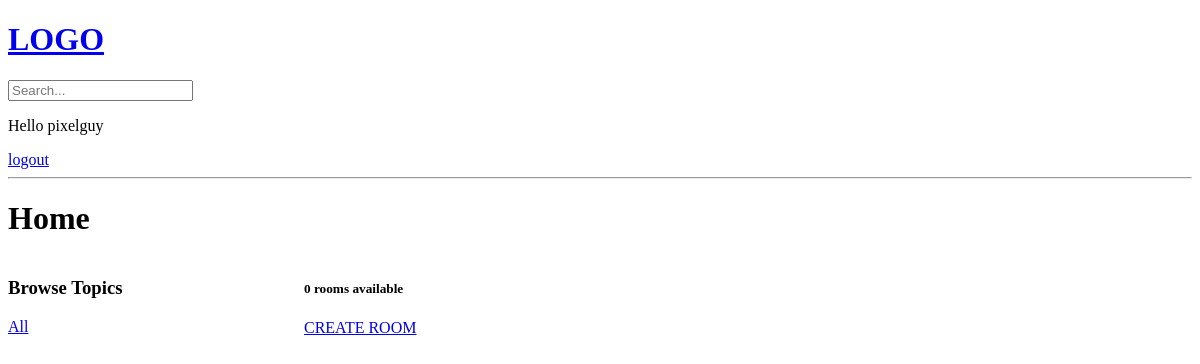
The page /?q=django (signed in) on the database as committed earlier.
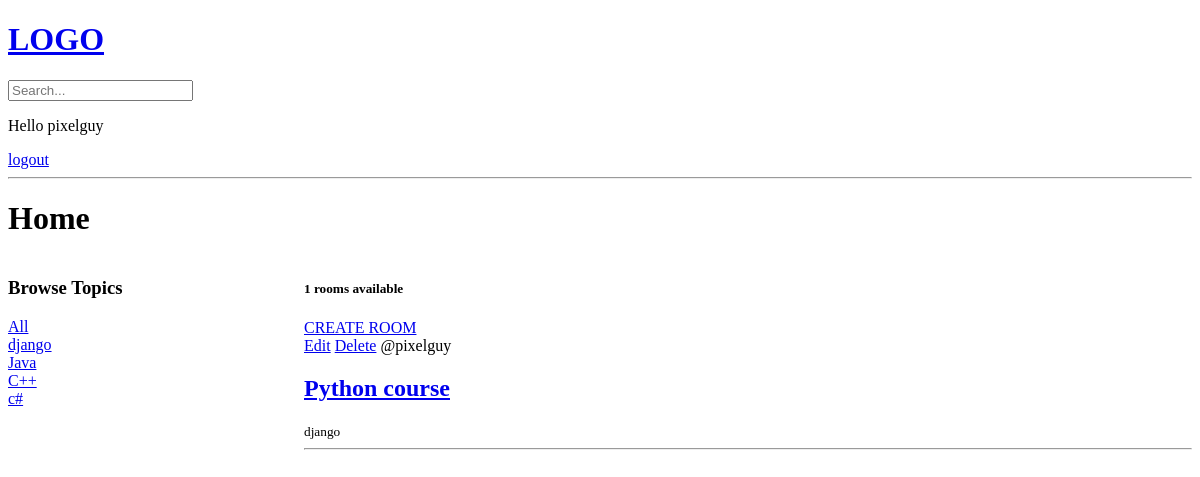
The same page on the database as committed later.
### base/models.py (models this page shows, shortened)
class Topic(models.Model):
    name = models.CharField(max_length=200)

class Room (models.Model):
    topic = models.ForeignKey(Topic, on_delete=models.SET_NULL, null=True)
    host = models.ForeignKey(User, on_delete=models.SET_NULL, null=True)
    name = models.CharField(max_length=200)
    description = models.TextField(null=True, blank=True)
    updated = models.DateTimeField(auto_now=True)
    created = models.DateTimeField(auto_now_add=True)
    class Meta:
        ordering = ['-updated', '-created']

### base/views.py (the view)
# urls.py: path('', views.home, name="home"),
def home(request):
    q = request.GET.get('q') if request.GET.get('q') != None else ''
    rooms = Room.objects.filter(
        Q(topic__name__icontains=q) |
        Q(name__icontains=q) |
        Q(description__icontains=q)
     )
    topics = Topic.objects.all()
    room_count = rooms.count()
    context = {'rooms': rooms, 'topics': topics, 'room_count': room_count }
    return render(request, 'base/home.html', context)

### base/templates/base/home.html (shortened to what this page needs)
{% extends 'main.html' %}
{% block content %}
<h1>Home</h1>
<section class="home-container">
    <div>
        <h3>Browse Topics</h3>
        <div>
            <a href="{% url 'home' %}">All</a>
        </div>
        {% for topic in topics %}
        <div>
            <a href="{% url 'home' %}?q={{ topic.name }}">{{ topic.name }}</a>
        </div>
        {% endfor %}
    </div>
    <div>
        <h5>{{room_count}} rooms available</h5>
        <a href="{% url 'create-room' %}">CREATE ROOM</a>
        {% for room in rooms %}
        <div>
            {% if request.user == room.host %}
            <a href="{% url 'update-room' room.id %}">Edit</a>
            <a href="{% url 'delete-room' room.id %}">Delete</a>
            {% endif %}
            <span>@{{room.host.username}}</span>
            <h2><a href="{%  url 'room' room.id %}">{{ room.name }}</a></h2>
            <small>{{room.topic.name}}</small>
            <hr>
        </div>
        {% endfor %}
    </div>
</section>
{% endblock content %}

Rows that differ between the two databases and show on the page:
added Topic: name "django"
added Topic: name "Java"
added Topic: name "C++"
added Topic: name "c#"
now on this page (row edited): Room: shows "Edit", host.username "pixelguy", name "Python course", topic.name "django"
Other text that changed with them:
{{ room_count }}: "0" → "1"
